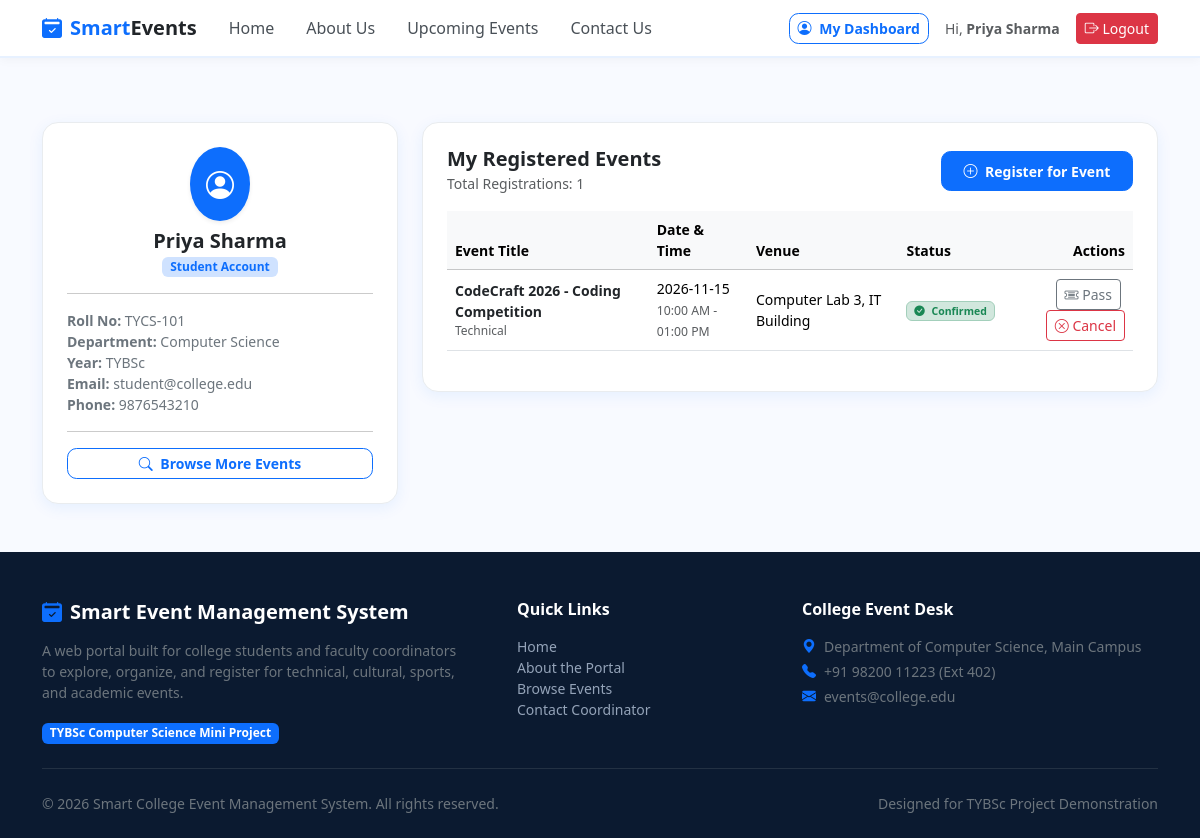
The page /student/dashboard (signed in) on the database its author committed.
### tables this page shows
CREATE TABLE users (
            id INTEGER PRIMARY KEY AUTOINCREMENT,
            name TEXT NOT NULL,
            email TEXT UNIQUE NOT NULL,
            password TEXT NOT NULL,
            roll_no TEXT,
            department TEXT,
            year TEXT,
            phone TEXT,
            role TEXT DEFAULT 'student',
            created_at TIMESTAMP DEFAULT CURRENT_TIMESTAMP
        );

CREATE TABLE registrations (
            id INTEGER PRIMARY KEY AUTOINCREMENT,
            user_id INTEGER NOT NULL,
            event_id INTEGER NOT NULL,
            registered_at TIMESTAMP DEFAULT CURRENT_TIMESTAMP,
            status TEXT DEFAULT 'Confirmed',
            FOREIGN KEY (user_id) REFERENCES users (id),
            FOREIGN KEY (event_id) REFERENCES events (id),
            UNIQUE (user_id, event_id)
        );

CREATE TABLE events (
            id INTEGER PRIMARY KEY AUTOINCREMENT,
            title TEXT NOT NULL,
            category TEXT NOT NULL,
            description TEXT NOT NULL,
            date TEXT NOT NULL,
            time TEXT NOT NULL,
            venue TEXT NOT NULL,
            coordinator TEXT NOT NULL,
            coordinator_phone TEXT,
            image_url TEXT,
            max_participants INTEGER DEFAULT 100,
            created_at TIMESTAMP DEFAULT CURRENT_TIMESTAMP
        );

### app.py (the view)
@app.route('/student/dashboard')
@login_required
def student_dashboard():
    user_id = session['user_id']
    conn = get_db()
    cursor = conn.cursor()
    cursor.execute("SELECT * FROM users WHERE id = ?", (user_id,))
    student = cursor.fetchone()
    cursor.execute('''
        SELECT r.id as reg_id, r.registered_at, r.status,
               e.id as event_id, e.title, e.category, e.date, e.time, e.venue, e.coordinator
        FROM registrations r
        JOIN events e ON r.event_id = e.id
        WHERE r.user_id = ?
        ORDER BY r.registered_at DESC
    ''', (user_id,))
    my_registrations = cursor.fetchall()
    conn.close()
    return render_template(
        'student_dashboard.html',
        student=student,
        registrations=my_registrations
    )

### app.py (called while the page is built)
def get_db():
    conn = sqlite3.connect(DATABASE)
    conn.row_factory = sqlite3.Row
    return conn

def login_required(f):
    @wraps(f)
    def decorated_function(*args, **kwargs):
        if 'user_id' not in session:
            flash('Please log in first to access this page.', 'warning')
            return redirect(url_for('login'))
        return f(*args, **kwargs)
    return decorated_function

### templates/student_dashboard.html (shortened to what this page needs)
{% extends 'base.html' %}
{% block content %}
<div class="container py-5">
    <div class="row g-4">
        <div class="col-lg-4">
            <div class="custom-card p-4">
                <div class="text-center mb-3">
                    <div class="bg-primary text-white rounded-circle d-inline-flex p-3 mb-2 fs-3 shadow-sm">
                        <i class="bi bi-person-circle"></i>
                    </div>
                    <h5 class="fw-bold text-dark mb-0">{{ student['name'] }}</h5>
                    <span class="badge bg-primary-subtle text-primary mt-1">Student Account</span>
                </div>
                <hr class="my-3">
                <div class="small text-secondary space-y-2">
                    <div><strong>Roll No:</strong> {{ student['roll_no'] or 'N/A' }}</div>
                    <div><strong>Department:</strong> {{ student['department'] or 'Computer Science' }}</div>
                    <div><strong>Year:</strong> {{ student['year'] or 'TYBSc' }}</div>
                    <div><strong>Email:</strong> {{ student['email'] }}</div>
                    <div><strong>Phone:</strong> {{ student['phone'] or 'N/A' }}</div>
                </div>
                <hr class="my-3">
                <a href="{{ url_for('events') }}" class="btn btn-outline-primary btn-sm w-100">
                    <i class="bi bi-search me-1"></i> Browse More Events
                </a>
            </div>
        </div>
        <div class="col-lg-8">
            <div class="custom-card p-4">
                <div class="d-flex justify-content-between align-items-center mb-3">
                    <div>
                        <h5 class="fw-bold text-dark mb-0">My Registered Events</h5>
                        <small class="text-muted">Total Registrations: {{ registrations|length }}</small>
                    </div>
                    <a href="{{ url_for('events') }}" class="btn btn-primary btn-sm">
                        <i class="bi bi-plus-circle me-1"></i> Register for Event
                    </a>
                </div>
                {% if registrations %}
                    <div class="table-responsive">
                        <table class="table table-hover align-middle small">
                            <thead class="table-light">
                                <tr>
                                    <th>Event Title</th>
                                    <th>Date & Time</th>
                                    <th>Venue</th>
                                    <th>Status</th>
                                    <th class="text-end">Actions</th>
                                </tr>
                            </thead>
                            <tbody>
                                {% for reg in registrations %}
                                    <tr>
                                        <td>
                                            <a href="{{ url_for('event_detail', event_id=reg['event_id']) }}" class="fw-bold text-dark text-decoration-none">
                                                {{ reg['title'] }}
                                            </a>
                                            <div class="text-muted" style="font-size: 0.75rem;">{{ reg['category'] }}</div>
                                        </td>
                                        <td>
                                            <div>{{ reg['date'] }}</div>
                                            <small class="text-muted">{{ reg['time'] }}</small>
                                        </td>
                                        <td>{{ reg['venue'] }}</td>
                                        <td>
                                            <span class="badge bg-success-subtle text-success border border-success-subtle">
                                                <i class="bi bi-check-circle-fill me-1"></i> {{ reg['status'] }}
                                            </span>
                                        </td>
                                        <td class="text-end">
                                            <button type="button" class="btn btn-outline-secondary btn-sm me-1" data-bs-toggle="modal" data-bs-target="#passModal{{ reg['reg_id'] }}" title="View Entry Pass">
                                                <i class="bi bi-ticket-detailed"></i> Pass
                                            </button>
                                            <form action="{{ url_for('cancel_registration', reg_id=reg['reg_id']) }}" method="POST" class="d-inline" onsubmit="return confirmCancel('{{ reg['title'] }}');">
                                                <button type="submit" class="btn btn-outline-danger btn-sm" title="Cancel Registration">
                                                    <i class="bi bi-x-circle"></i> Cancel
                                                </button>
                                            </form>
                                        </td>
                                    </tr>
                                {% endfor %}
                            </tbody>
                        </table>
                    </div>
                {% endif %}
            </div>
        </div>
    </div>
</div>
{% endblock %}

### templates/base.html (shortened to what this page needs)
<!DOCTYPE html>
<html lang="en">
<head>
    <link href="https://cdn.jsdelivr.net/npm/bootstrap@5.3.3/dist/css/bootstrap.min.css" rel="stylesheet">
    <link rel="stylesheet" href="https://cdn.jsdelivr.net/npm/bootstrap-icons@1.11.3/font/bootstrap-icons.min.css">
    <link rel="stylesheet" href="{{ url_for('static', filename='css/style.css') }}">
</head>
<body>
    <nav class="navbar navbar-expand-lg sticky-top">
        <div class="container">
            <a class="navbar-brand d-flex items-center gap-2" href="{{ url_for('home') }}">
                <i class="bi bi-calendar2-check-fill text-primary"></i>
                <span>Smart<span class="text-dark">Events</span></span>
            </a>
            <div class="collapse navbar-collapse" id="navbarContent">
                <ul class="navbar-nav me-auto mb-2 mb-lg-0">
                    <li class="nav-item">
                        <a class="nav-link {% if request.endpoint == 'home' %}active{% endif %}" href="{{ url_for('home') }}">Home</a>
                    </li>
                    <li class="nav-item">
                        <a class="nav-link {% if request.endpoint == 'about' %}active{% endif %}" href="{{ url_for('about') }}">About Us</a>
                    </li>
                    <li class="nav-item">
                        <a class="nav-link {% if request.endpoint == 'events' %}active{% endif %}" href="{{ url_for('events') }}">Upcoming Events</a>
                    </li>
                    <li class="nav-item">
                        <a class="nav-link {% if request.endpoint == 'contact' %}active{% endif %}" href="{{ url_for('contact') }}">Contact Us</a>
                    </li>
                </ul>
                <ul class="navbar-nav ms-auto align-items-center gap-2">
                    {% if session.get('user_id') %}
                        {% if session.get('user_role') == 'admin' %}
                            <li class="nav-item">
                                <a class="btn btn-outline-primary btn-sm" href="{{ url_for('admin_dashboard') }}">
                                    <i class="bi bi-speedometer2 me-1"></i> Admin Dashboard
                                </a>
                            </li>
                        {% else %}
                            <li class="nav-item">
                                <a class="btn btn-outline-primary btn-sm" href="{{ url_for('student_dashboard') }}">
                                    <i class="bi bi-person-circle me-1"></i> My Dashboard
                                </a>
                            </li>
                        {% endif %}
                        <li class="nav-item text-muted small px-2">
                            Hi, <strong>{{ session.get('user_name') }}</strong>
                        </li>
                        <li class="nav-item">
                            <a class="btn btn-danger btn-sm" href="{{ url_for('logout') }}">
                                <i class="bi bi-box-arrow-right"></i> Logout
                            </a>
                        </li>
                    {% endif %}
                </ul>
            </div>
        </div>
    </nav>
    <main>
        {% block content %}{% endblock %}
    </main>
    <footer>
        <div class="container">
            <div class="row g-4">
                <div class="col-md-5">
                    <h5 class="text-white fw-bold mb-3">
                        <i class="bi bi-calendar2-check-fill text-primary me-2"></i>Smart Event Management System
                    </h5>
                    <p class="text-secondary small pe-md-4">
                        A web portal built for college students and faculty coordinators to explore, organize, and register for technical, cultural, sports, and academic events.
                    </p>
                    <span class="badge bg-primary text-white">TYBSc Computer Science Mini Project</span>
                </div>
                <div class="col-md-3">
                    <h6 class="text-white fw-semibold mb-3">Quick Links</h6>
                    <ul class="list-unstyled small space-y-2">
                        <li><a href="{{ url_for('home') }}">Home</a></li>
                        <li><a href="{{ url_for('about') }}">About the Portal</a></li>
                        <li><a href="{{ url_for('events') }}">Browse Events</a></li>
                        <li><a href="{{ url_for('contact') }}">Contact Coordinator</a></li>
                    </ul>
                </div>
                <div class="col-md-4">
                    <h6 class="text-white fw-semibold mb-3">College Event Desk</h6>
                    <p class="small text-secondary mb-1">
                        <i class="bi bi-geo-alt-fill text-primary me-2"></i>Department of Computer Science, Main Campus
                    </p>
                    <p class="small text-secondary mb-1">
                        <i class="bi bi-telephone-fill text-primary me-2"></i>+91 98200 11223 (Ext 402)
                    </p>
                    <p class="small text-secondary">
                        <i class="bi bi-envelope-fill text-primary me-2"></i>events@college.edu
                    </p>
                </div>
            </div>
            <hr class="border-secondary my-4">
            <div class="d-flex flex-column flex-sm-row justify-content-between align-items-center small text-secondary">
                <p class="mb-0">© 2026 Smart College Event Management System. All rights reserved.</p>
                <p class="mb-0">Designed for TYBSc Project Demonstration</p>
            </div>
        </div>
    </footer>
</body>
</html>

### static/css/style.css (style rules this page uses)
:root { --primary-blue: #0d6efd; --primary-hover: #0b5ed7; --dark-blue: #084298; --light-bg: #f8faff; --card-shadow: 0 4px 15px rgba(13, 110, 253, 0.08); }
body { font-family: 'Segoe UI', Roboto, 'Helvetica Neue', Arial, sans-serif; background-color: var(--light-bg); color: #333333; display: flex; flex-direction: column; min-height: 100vh; }
main { flex: 1 0 auto; }
.navbar { background-color: #ffffff; border-bottom: 2px solid #e7f1ff; box-shadow: 0 2px 10px rgba(0, 0, 0, 0.04); }
.navbar-brand { font-weight: 700; color: var(--primary-blue) !important; font-size: 1.25rem; }
.nav-link { font-weight: 500; color: #495057 !important; padding: 0.5rem 1rem !important; transition: color 0.2s ease; }
.custom-card { border: 1px solid #e9ecef; border-radius: 1rem; background-color: #ffffff; box-shadow: var(--card-shadow); transition: transform 0.2s ease, box-shadow 0.2s ease; overflow: hidden; }
.btn-primary { background-color: var(--primary-blue); border-color: var(--primary-blue); border-radius: 0.6rem; font-weight: 600; padding: 0.55rem 1.35rem; }
.btn-outline-primary { color: var(--primary-blue); border-color: var(--primary-blue); border-radius: 0.6rem; font-weight: 600; }
footer { background-color: #0b1a30; color: #cbd5e1; padding: 3rem 0 1.5rem 0; margin-top: auto; }
footer a { color: #94a3b8; text-decoration: none; transition: color 0.2s; }

### rows shown on the page
users: get "Priya Sharma", name "Priya Sharma", roll_no "TYCS-101", department "Computer Science", year "TYBSc", email "student@college.edu", phone "9876543210"
registrations: title "CodeCraft 2026 - Coding Competition", category "Technical", date "2026-11-15", time "10:00 AM - 01:00 PM", venue "Computer Lab 3, IT Building", status "Confirmed"

### other values the page prints
{{ registrations|length }} "1"
